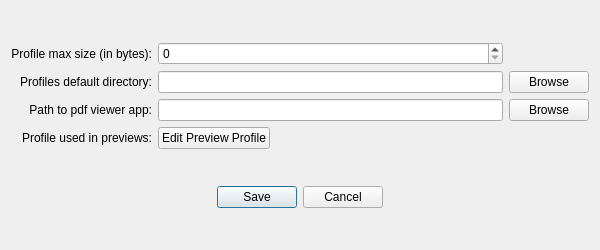
<?xml version="1.0" encoding="UTF-8"?>
<ui version="4.0">
 <class>Settings</class>
 <widget class="QDialog" name="Settings">
  <property name="geometry">
   <rect>
    <x>0</x>
    <y>0</y>
    <width>600</width>
    <height>250</height>
   </rect>
  </property>
  <property name="windowTitle">
   <string>Settings</string>
  </property>
  <layout class="QVBoxLayout" name="verticalLayout_2">
   <item>
    <layout class="QGridLayout" name="gridLayout_2">
     <item row="2" column="0">
      <widget class="QLabel" name="label_3">
       <property name="text">
        <string>Path to pdf viewer app:</string>
       </property>
       <property name="alignment">
        <set>Qt::AlignRight|Qt::AlignTrailing|Qt::AlignVCenter</set>
       </property>
      </widget>
     </item>
     <item row="1" column="1">
      <widget class="QLineEdit" name="lineedit_profile_default_directory">
       <property name="sizePolicy">
        <sizepolicy hsizetype="MinimumExpanding" vsizetype="Fixed">
         <horstretch>0</horstretch>
         <verstretch>0</verstretch>
        </sizepolicy>
       </property>
       <property name="clearButtonEnabled">
        <bool>false</bool>
       </property>
      </widget>
     </item>
     <item row="2" column="2">
      <widget class="QPushButton" name="pushbutton_browse_pdf_viewer">
       <property name="text">
        <string>Browse</string>
       </property>
      </widget>
     </item>
     <item row="1" column="2">
      <widget class="QPushButton" name="pushbutton_browse_prof_dir">
       <property name="text">
        <string>Browse</string>
       </property>
      </widget>
     </item>
     <item row="2" column="1">
      <widget class="QLineEdit" name="lineedit_path_pdf_viewer">
       <property name="sizePolicy">
        <sizepolicy hsizetype="MinimumExpanding" vsizetype="Fixed">
         <horstretch>0</horstretch>
         <verstretch>0</verstretch>
        </sizepolicy>
       </property>
      </widget>
     </item>
     <item row="1" column="0">
      <widget class="QLabel" name="label_2">
       <property name="text">
        <string>Profiles default directory:</string>
       </property>
       <property name="alignment">
        <set>Qt::AlignRight|Qt::AlignTrailing|Qt::AlignVCenter</set>
       </property>
      </widget>
     </item>
     <item row="0" column="0">
      <widget class="QLabel" name="label">
       <property name="text">
        <string>Profile max size (in bytes):</string>
       </property>
       <property name="alignment">
        <set>Qt::AlignRight|Qt::AlignTrailing|Qt::AlignVCenter</set>
       </property>
      </widget>
     </item>
     <item row="0" column="1">
      <widget class="QSpinBox" name="spinbox_prof_max_size">
       <property name="accelerated">
        <bool>true</bool>
       </property>
       <property name="maximum">
        <number>2000000000</number>
       </property>
       <property name="singleStep">
        <number>1</number>
       </property>
       <property name="stepType">
        <enum>QAbstractSpinBox::AdaptiveDecimalStepType</enum>
       </property>
      </widget>
     </item>
     <item row="3" column="0">
      <widget class="QLabel" name="label_4">
       <property name="text">
        <string>Profile used in previews:</string>
       </property>
       <property name="alignment">
        <set>Qt::AlignRight|Qt::AlignTrailing|Qt::AlignVCenter</set>
       </property>
      </widget>
     </item>
     <item row="3" column="1">
      <widget class="QPushButton" name="pushbutton_preview_profile">
       <property name="sizePolicy">
        <sizepolicy hsizetype="Fixed" vsizetype="Fixed">
         <horstretch>0</horstretch>
         <verstretch>0</verstretch>
        </sizepolicy>
       </property>
       <property name="text">
        <string>Edit Preview Profile</string>
       </property>
      </widget>
     </item>
    </layout>
   </item>
   <item>
    <widget class="QDialogButtonBox" name="buttonBox">
     <property name="orientation">
      <enum>Qt::Horizontal</enum>
     </property>
     <property name="standardButtons">
      <set>QDialogButtonBox::Cancel|QDialogButtonBox::Save</set>
     </property>
     <property name="centerButtons">
      <bool>true</bool>
     </property>
    </widget>
   </item>
  </layout>
 </widget>
 <resources/>
 <connections>
  <connection>
   <sender>buttonBox</sender>
   <signal>accepted()</signal>
   <receiver>Settings</receiver>
   <slot>accept()</slot>
   <hints>
    <hint type="sourcelabel">
     <x>248</x>
     <y>254</y>
    </hint>
    <hint type="destinationlabel">
     <x>157</x>
     <y>274</y>
    </hint>
   </hints>
  </connection>
  <connection>
   <sender>buttonBox</sender>
   <signal>rejected()</signal>
   <receiver>Settings</receiver>
   <slot>reject()</slot>
   <hints>
    <hint type="sourcelabel">
     <x>316</x>
     <y>260</y>
    </hint>
    <hint type="destinationlabel">
     <x>286</x>
     <y>274</y>
    </hint>
   </hints>
  </connection>
 </connections>
</ui>
